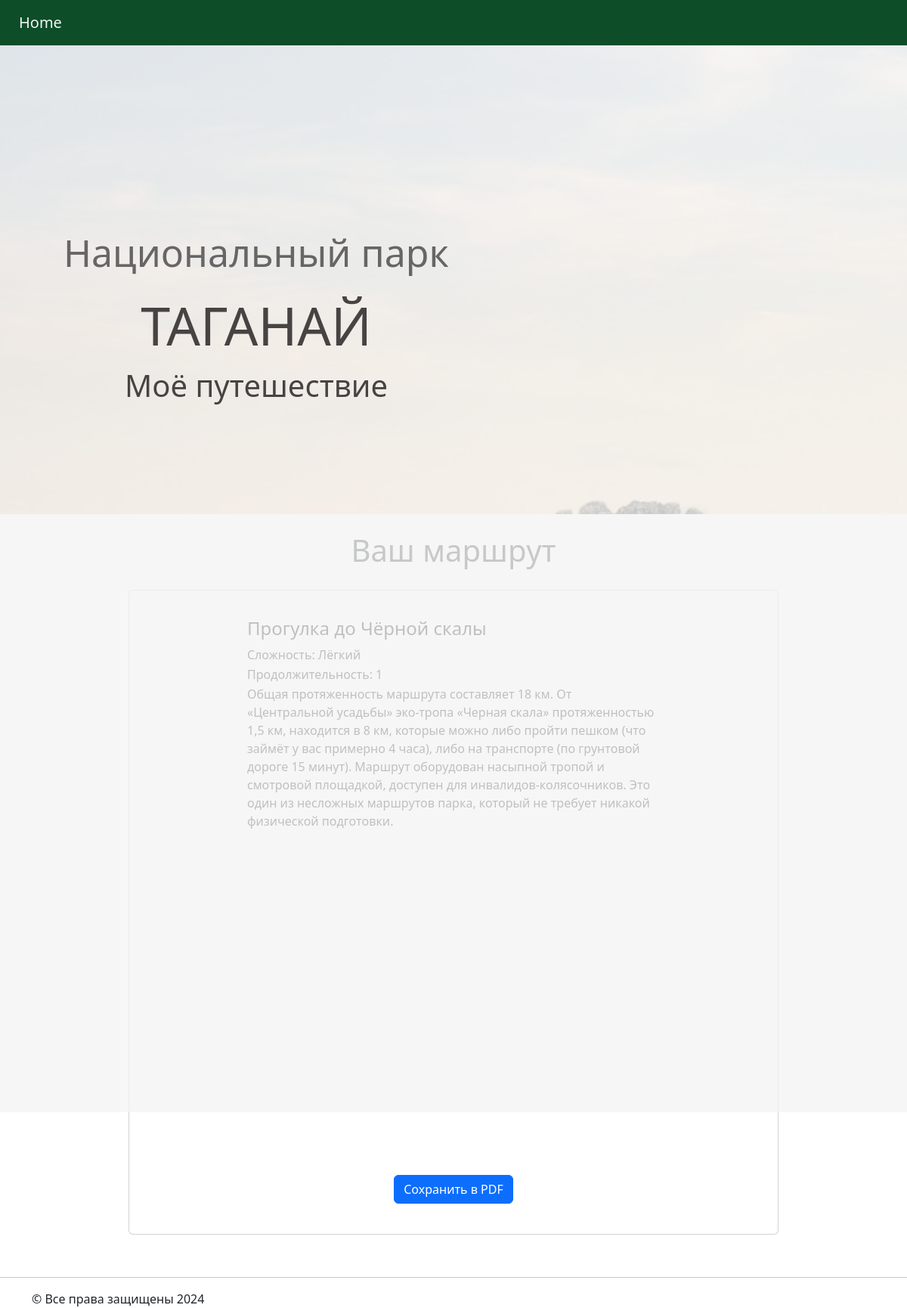
Page /route/2/ on the committed database.
### naturetrail/models.py (models this page shows)
class Route(models.Model):
    DIFICULT_CHOICES = (
        ("Лёгкий", "Лёгкий"),
        ("Средний", "Средний"),
        ("Сложный", "Сложный"),
        ("Выживание", "Выживание"),
    )
    name = models.CharField(max_length=320, default='generated-route')
    duration = models.PositiveSmallIntegerField()
    level_of_hardness = models.CharField(max_length=20,
                                         choices=DIFICULT_CHOICES, )
    description = models.TextField()
    price_of_accommodation = models.PositiveSmallIntegerField(default=0)
    picture = models.ImageField(upload_to='naturetrail/static/images', null=True)
    equipment = models.FileField(upload_to='equipments',null=True)
    water = models.CharField(max_length=320)
    points = models.ManyToManyField('Point', through='RoutePoint')

### naturetrail/views.py (the view)
# urls.py: path('route/<int:route_id>/', views.route_detail, name='route_detail'),
def route_detail(request, route_id):
    try:
        route = Route.objects.get(pk=route_id)
        data = prepare_data_for_ready_route(route)
    except Route.DoesNotExist:
        return render(request, 'error.html', {'error_message': 'Маршрут не найден'})
    print(data)
    return render(request, 'route_detail.html', data)

### naturetrail/views.py (called while the page is built)
def prepare_data_for_ready_route(_route):
    original_picture_path = _route.picture.name
    to_remove = "naturetrail/static/"
    picture_path = original_picture_path.removeprefix(to_remove)
    points = _route.points.all()
    points_data = [{'name': point.name, 'latitude': point.latitude, 'longitude': point.longitude} for point in points]
    return {
        'form': "form",
        'description_h': _route.description,
        'picture_h': picture_path,
        'name_h': _route.name,
        'dificult_h': _route.level_of_hardness,
        'water_h': _route.water,
        'duration_h': _route.duration,
        'points_data': json.dumps(points_data)
    }

### naturetrail/templates/route_detail.html (shortened to what this page needs)
<!DOCTYPE html>
<html lang="en">
<head>
    {% load static %}
    <link href="{% static 'css/bootstrap.min.css' %}" rel="stylesheet" type="text/css">
    <link href="/static/css/main.css" rel="stylesheet" type="text/css">
</head>
<body>
<nav class="navbar navbar-expand-lg fixed-top" id="menu">
    <a class="navbar-brand" href="/">Home</a>
</nav>
<header class="header_route_detail">
    <div class="overlay_route_detail"></div>
    <div class="container">
        <div class="row">
            <div class="col-md-6 d-flex justify-content-between">
                <div class="description text-center">
                    <h3>
                        <p>
                            Национальный парк
                        </p>
                        ТАГАНАЙ
                    </h3>
                    <div class="preview2">Моё путешествие</div>
                </div>
            </div>
        </div>
    </div>
</header>
<div class="gener" id="gener">
    <div class="container">
        <h1 class="text-center mt-4">Ваш маршрут</h1>
        <div class="row">
            <div class="one">
                <div class="card" id="card">
                    <div class="card-body" id="card-body">
                        <h4 class="card-title">{{name_h}}</h4>
                        <p class="card1-text">Сложность: {{ dificult_h }}</p>
                        <p class="card1-text">Продолжительность: {{ duration_h }}</p>
                        <p class="card-text4">{{ description_h }}</p>
                        <div id="map" style="width: 600px; height: 400px"></div>
                    </div>
                    <div class="container text-center mt-4">
                        <button id="save-pdf" class="btn btn-primary">Сохранить в PDF</button>
                    </div>
                </div>
            </div>
        </div>
    </div>
</div>
<hr>
<footer class="container">
    &copy; Все права защищены 2024
</footer>
</body>
</html>

### naturetrail/static/css/main.css (style rules this page uses)
.navbar { background:#0d4d28; padding: 10px 10px 10px 10px; }
.nav-link , .navbar-brand { margin-left: 15px; color: #f4f4f4; cursor: pointer; }
.header_route_detail { height: 85vh; background-image: url('/static/img/taganay_main_fon1.jpg'); background-attachment: fixed; background-size: cover; background-position: center; }
.overlay_route_detail { position: absolute; height: 85%; min-width: 100%; left: 0; top: 0; background: rgba(244, 244, 244, 0.79); z-index: 1; }
.description { position: absolute; top: 15%; margin: 5px 30px 30px 10px; padding: 2em; z-index: 2; }
.description h3 { font-size: 70px; color:#474343 ; }
.description p { text-align: center; color:#666; font-size: 50px; width:100%; line-height: 1.5; }
.card1-text { margin-bottom:2px; color:#000000; }
.preview2 { font-size: 40px; color:#474343; }
.one { padding: 20px 140px 40px 140px; text-aligin:center; }
.gener .card { padding: 20px 140px 40px 140px; }
.card-text4 { font-size:18; }
.card-body { text-decoration: none; color: black; }

### rows in the picture
Route: name "Прогулка до Чёрной скалы", level_of_hardness "Лёгкий", description "Общая протяженность маршрута составляет 18 км. От «Центральной усадьбы» эко-тропа «Черная скала» протяженностью 1,5 км, находится в 8 км, которые можно либо пройти пешком (что займёт у вас примерно 4 часа), либо на транспорте (по грунтовой дороге 15 минут). Маршрут оборудован насыпной тропой и смотровой площадкой, доступен для инвалидов-колясочников. Это один из несложных маршрутов парка, который не требует никакой физической подготовки."

### other values in the picture
{{ duration_h }} "1"
